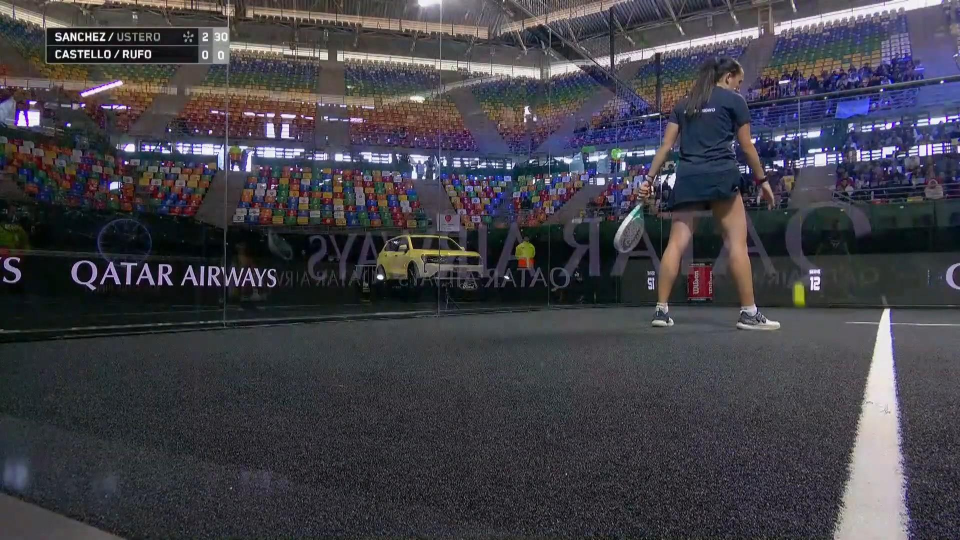
#> input picture apps/ocr-worker/tests/fixtures/premier_doha_30min_set1.jpg, 1920 x 1080 px (shown at 1/2 size); its folder holds only this picture in this run
$ python -i ocr.py   (imports and definitions only)
#> lines starting #> are read from the running program, lines starting #| are printed output that depends on the picture; after the words box and inside, x2 and y2 are one past the last pixel; in counts of white or black regions, pixels touching at a corner belong together
#> further down, picture is the input picture: shape (1080, 1920, 3); mean B, G, R 71.2, 63.9, 65.4
"""Pytesseract wrapper. Preprocessing + OCR + confidence aggregation.

Two OCR pipelines coexist:

- ``run_ocr(image)``: the V1 single-pass wrapper. Cheap, but on Premier's
  two-tone scoreboard it loses the second digit column (Otsu picks a single
  threshold that suits the navy nameplate but washes out the slightly-lighter
  score-column backgrounds). Kept for backwards compatibility and for
  scoreboards that don't need column-aware handling.
- ``ocr_columnar(frame, calibration)``: the V1.1 column-aware pipeline. Takes
  a calibration JSON describing each cell (pair-label, completed-set columns,
  current-set games, current-game points) and OCRs each cell independently
  with a multi-threshold/multi-PSM sweep + digit whitelist. Built for the
  Premier Padel broadcast scoreboard; see ``calibrations/premier_padel_mid_set_1.json``.
"""
import cv2
import numpy as np
import pytesseract
from typing import Optional


VALID_GAME_POINTS: frozenset[str] = frozenset({"0", "15", "30", "40", "AD"})
SMALL_INT: frozenset[str] = frozenset(str(i) for i in range(10))


def preprocess_for_ocr(image: np.ndarray) -> np.ndarray:
    """
    Preprocess a cropped scoreboard image for tesseract (V1 path).

    Steps: convert to grayscale → Otsu threshold → 2x upscale.
    Tesseract performs better on high-contrast, larger images.

    Note: on two-tone scoreboards (different background brightness between the
    pair-label region and the score region), Otsu's single global threshold can
    erase one of the regions. Use ``ocr_columnar`` with a column-aware
    calibration for those.
    """
    gray = cv2.cvtColor(image, cv2.COLOR_BGR2GRAY) if len(image.shape) == 3 else image
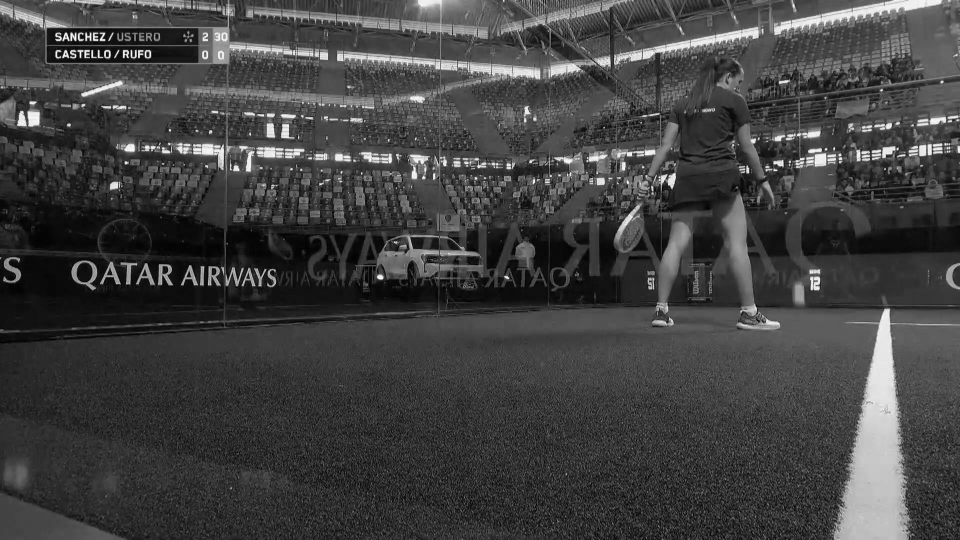
#> gray: shape (1080, 1920) (shown at 1/2 size); min 0, max 255, mean 65.2
    _, binary = cv2.threshold(gray, 0, 255, cv2.THRESH_BINARY + cv2.THRESH_OTSU)
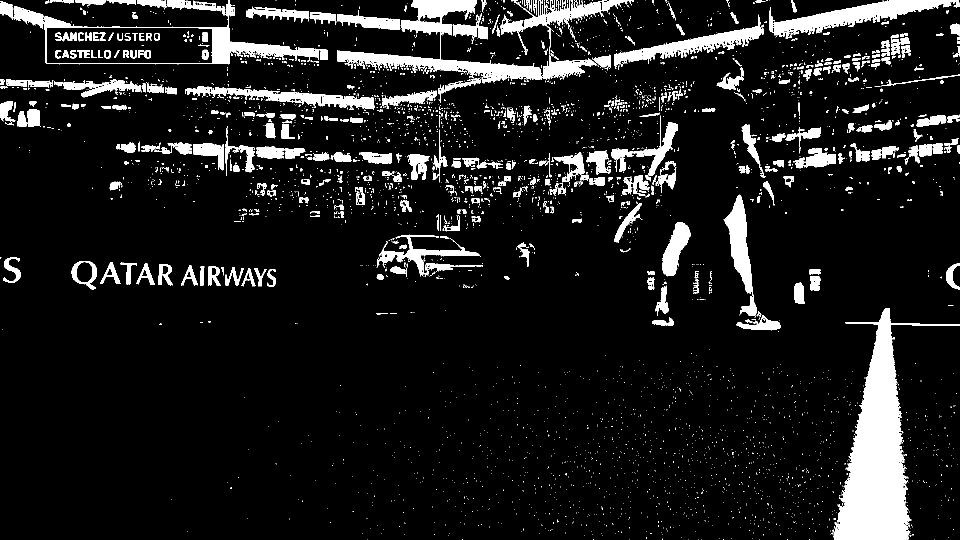
#> binary: shape (1080, 1920) (shown at 1/2 size); 10% white; 4010 white regions (3496 under 20 px), largest, box (x1, y1, x2, y2) and area: (1664, 617, 1920, 1080) 39193, (674, 0, 1081, 167) 14551, (1547, 0, 1920, 78) 9653
    upscaled = cv2.resize(binary, None, fx=2.0, fy=2.0, interpolation=cv2.INTER_CUBIC)
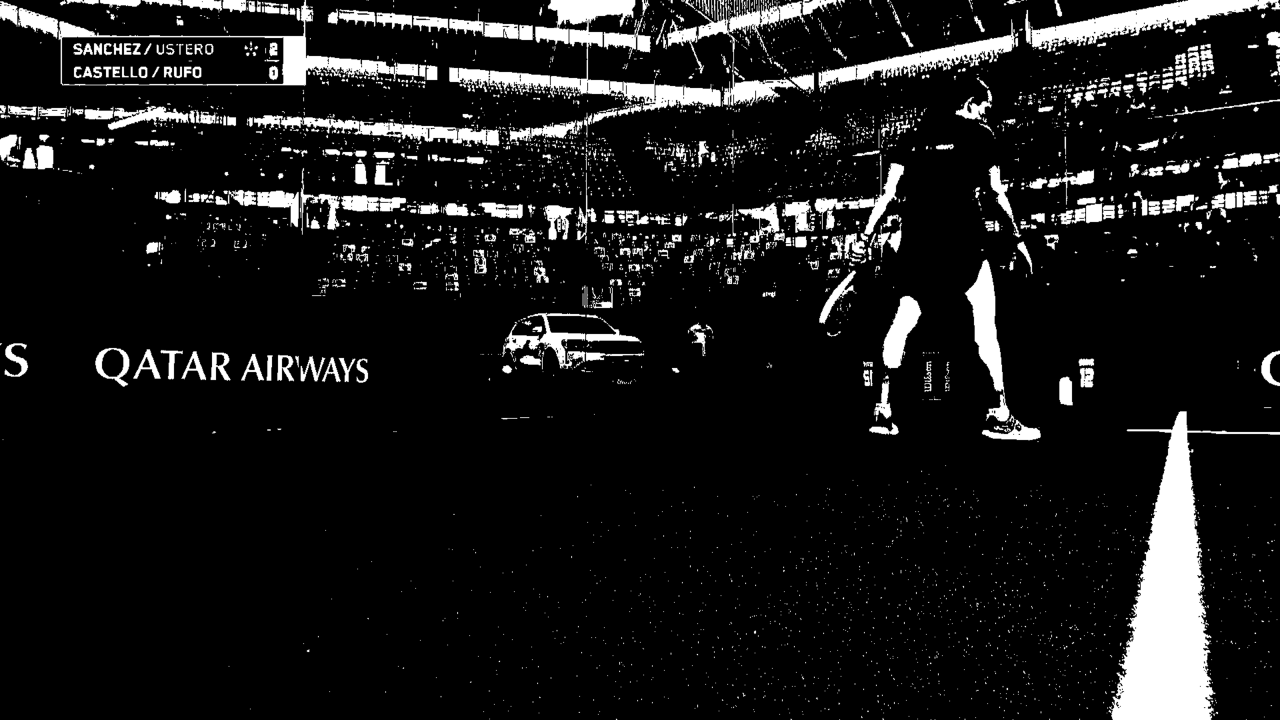
#> upscaled: shape (2160, 3840) (shown at 1/3 size); min 0, max 255, mean 25.6
    return upscaled


# [33 lines left out: functions run_ocr, _group_into_lines, not called in this run]


# ──────────────────────────────────────────────────────────────────────────
# V1.1: column-aware per-cell OCR
# ──────────────────────────────────────────────────────────────────────────

# Sweep multiple thresholds because Premier's white scoreboard text sits on a
# two-tone background — the optimal threshold differs between the digits
# column ("30" on a slightly-lighter background) and the names column ("SANCHEZ"
# on dark navy). Empirical sweet spot is 160-220.
_DIGIT_THRESHOLDS: tuple[int, ...] = (160, 180, 190, 200, 210, 220)
# Multiple PSMs because tight single-character cells sometimes need PSM 10
# (single character) where PSM 6/7 fail. Empirically PSM 6 wins most often.
_DIGIT_PSMS: tuple[int, ...] = (6, 7, 10)
_DIGIT_UPSCALE: float = 4.0
_DIGIT_WHITELIST: str = "0123456789AD"


# [141 lines left out: functions _ocr_cell_digit, _ocr_cell_label, ocr_columnar, calibration_is_columnar, not called in this run]

>>> import cv2
>>> picture = cv2.imread('../tests/fixtures/premier_doha_30min_set1.jpg')
>>> result = preprocess_for_ocr(picture)
